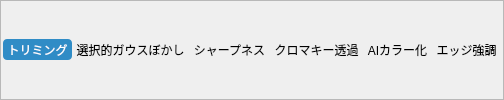
    <widget class="QFrame" name="toolsFrame">
     <property name="sizePolicy">
      <sizepolicy hsizetype="Preferred" vsizetype="Maximum">
       <horstretch>0</horstretch>
       <verstretch>0</verstretch>
      </sizepolicy>
     </property>
     <property name="styleSheet">
      <string notr="true">QToolButton {
	background: transparent;
	border: none;
    border-radius: 4px;
}
QToolButton:hover {
	background-color: palette(midlight);
}
QToolButton:checked {
	background-color: palette(highlight);
	color: palette(highlighted-text);
}</string>
     </property>
     <property name="frameShape">
      <enum>QFrame::Shape::StyledPanel</enum>
     </property>
     <property name="frameShadow">
      <enum>QFrame::Shadow::Raised</enum>
     </property>
     <layout class="QHBoxLayout" name="layoutToolButtons">
      <property name="spacing">
       <number>0</number>
      </property>
      <property name="leftMargin">
       <number>2</number>
      </property>
      <property name="topMargin">
       <number>2</number>
      </property>
      <property name="rightMargin">
       <number>2</number>
      </property>
      <property name="bottomMargin">
       <number>2</number>
      </property>
      <item>
       <widget class="QToolButton" name="toolButtonCrop">
        <property name="sizePolicy">
         <sizepolicy hsizetype="Expanding" vsizetype="Fixed">
          <horstretch>0</horstretch>
          <verstretch>0</verstretch>
         </sizepolicy>
        </property>
        <property name="text">
         <string>トリミング</string>
        </property>
        <property name="checkable">
         <bool>true</bool>
        </property>
        <property name="checked">
         <bool>true</bool>
        </property>
        <attribute name="buttonGroup">
         <string notr="true">buttonGroupTools</string>
        </attribute>
       </widget>
      </item>
      <item>
       <widget class="QToolButton" name="toolButtonBlur">
        <property name="sizePolicy">
         <sizepolicy hsizetype="Expanding" vsizetype="Fixed">
          <horstretch>0</horstretch>
          <verstretch>0</verstretch>
         </sizepolicy>
        </property>
        <property name="text">
         <string>選択的ガウスぼかし</string>
        </property>
        <property name="checkable">
         <bool>true</bool>
        </property>
        <attribute name="buttonGroup">
         <string notr="true">buttonGroupTools</string>
        </attribute>
       </widget>
      </item>
      <item>
       <widget class="QToolButton" name="toolButtonSharpen">
        <property name="sizePolicy">
         <sizepolicy hsizetype="Expanding" vsizetype="Fixed">
          <horstretch>0</horstretch>
          <verstretch>0</verstretch>
         </sizepolicy>
        </property>
        <property name="text">
         <string>シャープネス</string>
        </property>
        <property name="checkable">
         <bool>true</bool>
        </property>
        <attribute name="buttonGroup">
         <string notr="true">buttonGroupTools</string>
        </attribute>
       </widget>
      </item>
      <item>
       <widget class="QToolButton" name="toolButtonRemoveBg">
        <property name="sizePolicy">
         <sizepolicy hsizetype="Expanding" vsizetype="Fixed">
          <horstretch>0</horstretch>
          <verstretch>0</verstretch>
         </sizepolicy>
        </property>
        <property name="text">
         <string>クロマキー透過</string>
        </property>
        <property name="checkable">
         <bool>true</bool>
        </property>
        <attribute name="buttonGroup">
         <string notr="true">buttonGroupTools</string>
        </attribute>
       </widget>
      </item>
      <item>
       <widget class="QToolButton" name="toolButtonColorize">
        <property name="sizePolicy">
         <sizepolicy hsizetype="Expanding" vsizetype="Fixed">
          <horstretch>0</horstretch>
          <verstretch>0</verstretch>
         </sizepolicy>
        </property>
        <property name="text">
         <string>AIカラー化</string>
        </property>
        <property name="checkable">
         <bool>true</bool>
        </property>
        <attribute name="buttonGroup">
         <string notr="true">buttonGroupTools</string>
        </attribute>
       </widget>
      </item>
      <item>
       <widget class="QToolButton" name="toolButtonEdge">
        <property name="sizePolicy">
         <sizepolicy hsizetype="Expanding" vsizetype="Fixed">
          <horstretch>0</horstretch>
          <verstretch>0</verstretch>
         </sizepolicy>
        </property>
        <property name="text">
         <string>エッジ強調</string>
        </property>
        <property name="checkable">
         <bool>true</bool>
        </property>
        <attribute name="buttonGroup">
         <string notr="true">buttonGroupTools</string>
        </attribute>
       </widget>
      </item>
     </layout>
    </widget>
